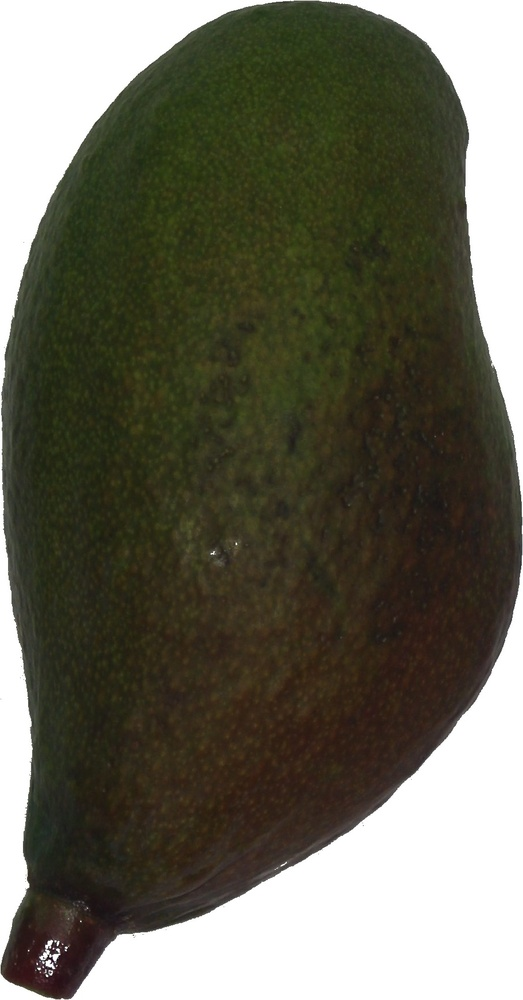
#> input picture final.jpg, 523 x 1000 px, shrunk from 912 x 1743 before the run
$ jupyter execute --allow-errors cd.ipynb
#> lines starting #> are read from the running program, lines starting #| are printed output that depends on the picture
[cell 1]
# CD
# https://github.com/jcvasquezc/Corr_Dim
# https://cschoel.github.io/nolds/nolds.html#correlation-dimension
# https://mathematica.stackexchange.com/questions/25984/how-can-i-calculate-the-correlation-dimension-and-or-the-lyapunov-exponent-of-a
# https://github.com/guysoft/Scripts-for-Fractals-Lecture
# https://arxiv.org/ftp/arxiv/papers/1305/1305.6708.pdf
# http://cs231n.stanford.edu/reports/2015/pdfs/epenn_final.pdf
# https://sci-hub.tw/10.1371/journal.pone.0097166

[cell 2]
import cv2
import numpy as np
import matplotlib.pyplot as plt

[cell 3]
gray_img = cv2.imread('final.jpg',0)
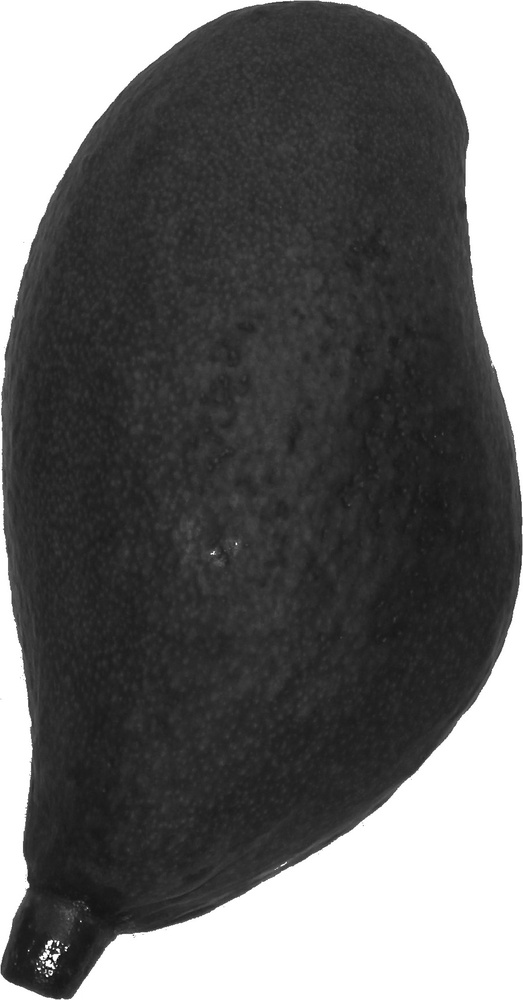
#> gray_img: shape (1000, 523); min 3, max 255, mean 100.4
gray_img = gray_img / 255

[cell 4]
data 				= gray_img.flatten()
n_pixels 			= data.shape[0]
#> n_pixels = 523000
data_shifted 		= data[1:]
data				= data[0:n_pixels-1]

[cell 5]
dists = np.linspace(0.1, 1, 5)

[cell 6]
def heaviside_func(array, threshold):
	return sum(array-threshold>=0)

[cell 7]
C = []
for dist in dists:
	sum_pixel = heaviside_func(data - data_shifted, dist)
	C.append(sum_pixel/n_pixels)
#> this loop made 5 passes
#> sum_pixel on passes 1 to 5: 2288, 1171, 247, 0, 0
#> after the loop, C = [0.00437, 0.00224, 0.000472, 0, 0]
